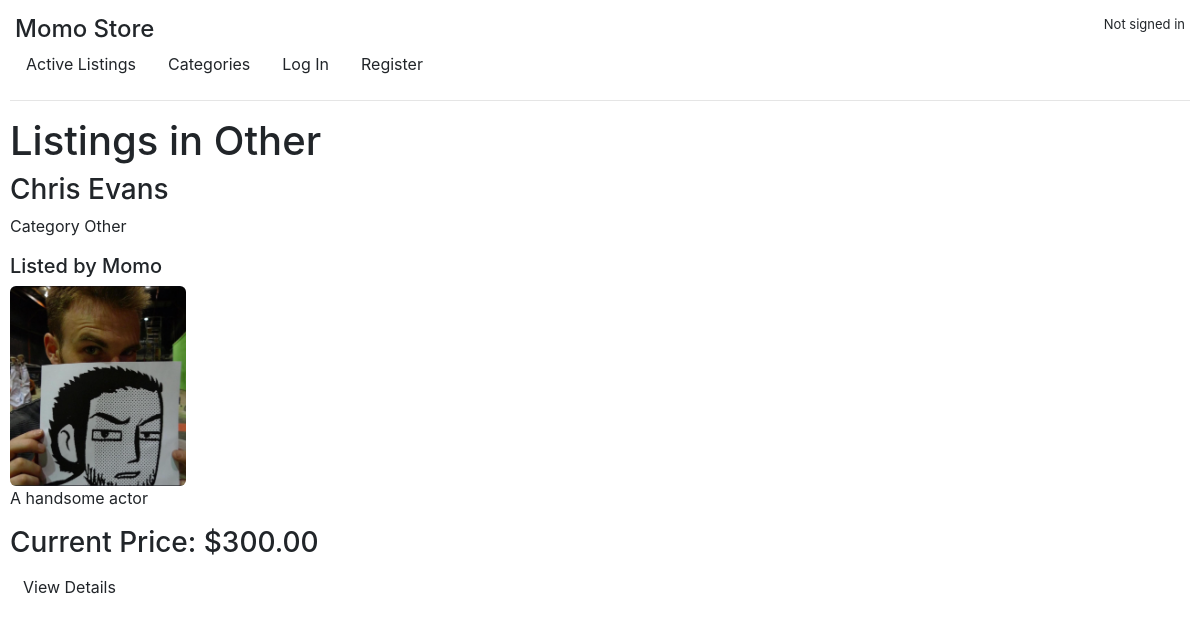
Screenshot of /category/Other/ with the database file from the repository.
### auctions/models.py (models this page shows, shortened)
class Listing(models.Model):
    name = models.CharField(max_length=64)
    description = models.TextField()
    seller = models.ForeignKey(settings.AUTH_USER_MODEL,
        on_delete=models.CASCADE,
        related_name="listings",
    )
    bid = models.DecimalField(max_digits=10, decimal_places=2)
    comment = models.TextField()
    category = models.CharField(max_length=64, choices=CATEGORY_CHOICES)
    image = models.ImageField(upload_to='listing_images/', blank=True, null=True)
    is_active = models.BooleanField(default=True)
    winner = models.ForeignKey(settings.AUTH_USER_MODEL,
        on_delete=models.SET_NULL,
        null=True,
        blank=True,
        related_name="won_auctions")

class User(AbstractUser):
    name = models.CharField(max_length=64)
    email = models.EmailField(max_length=64)
    password = models.CharField(max_length=64)

### auctions/views.py (the view)
# urls.py: path('category/<str:category_name>/', views.category_listings, name='category_listings'),
def category_listings(request, category_name):
        valid_categories = [choice[0] for choice in CATEGORY_CHOICES]
        if category_name not in valid_categories:
            return render(request, "auctions/categories.html", {
                "error": "Category not found."
            })
        listings = Listing.objects.filter(category = category_name)
        return render(request, "auctions/categories.html", {
            "category_name": category_name,
            "listings": listings,
        })

### auctions/templates/auctions/categories.html (shortened to what this page needs)
{% extends "auctions/layout.html" %}
{% block body %}
{% if listings %}
<h1>Listings in {{ category_name }}</h1>
<ul>
    {% for listing in listings %}
        <li>
            <h3>{{ listing.name }}</h3>
            <p>Category {{ listing.category }}</p>
            <h5>Listed by {{ listing.seller.username }}</h5>
            {% if listing.image %}
                <img class="img" src="{{ listing.image.url }}" alt="image for {{ listing.name }}" />
            {% endif %}
            <p>{{ listing.description }}</p>
            <h3>Current Price: ${{ listing.bid }}</h3>
            <a href="{% url 'listing' listing.id %}" class="btn">View Details</a>
        </li>
    {% endfor %}
</ul>
{% else %}
    {% if category_name %}
        <p>No listings in this category.</p>
    {% endif %}
{% endif %}
{% endblock %}

### auctions/static/auctions/styles.css (style rules this page uses)
body { padding: 10px; }
.img { border-radius: 6px; width: auto; max-width: 200px; height: auto; max-height: 200px; }
ul { list-style: none !important; padding: 0 !important; margin: 0 !important; }

### rows the page displays
Listing: category "Other", name "Chris Evans", seller.username "Momo", image (picture), description "A handsome actor", bid "300.00"
